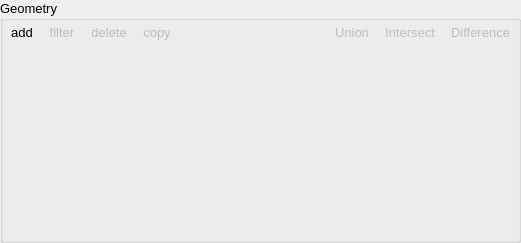
     <widget class="QGroupBox" name="groupBox_2">
      <property name="font">
       <font>
        <pointsize>10</pointsize>
       </font>
      </property>
      <property name="title">
       <string>Geometry</string>
      </property>
      <property name="flat">
       <bool>true</bool>
      </property>
      <layout class="QVBoxLayout" name="verticalLayout">
       <property name="spacing">
        <number>5</number>
       </property>
       <property name="margin">
        <number>0</number>
       </property>
       <item>
        <widget class="QFrame" name="frame_6">
         <property name="frameShape">
          <enum>QFrame::NoFrame</enum>
         </property>
         <property name="frameShadow">
          <enum>QFrame::Plain</enum>
         </property>
         <layout class="QHBoxLayout" name="horizontalLayout_4">
          <property name="spacing">
           <number>0</number>
          </property>
          <property name="margin">
           <number>0</number>
          </property>
          <item>
           <widget class="QToolButton" name="toolbutton_add_geometry">
            <property name="toolTip">
             <string>Add Geometry</string>
            </property>
            <property name="text">
             <string>add</string>
            </property>
            <property name="popupMode">
             <enum>QToolButton::InstantPopup</enum>
            </property>
            <property name="autoRaise">
             <bool>true</bool>
            </property>
           </widget>
          </item>
          <item>
           <widget class="QToolButton" name="toolbutton_add_filter">
            <property name="enabled">
             <bool>false</bool>
            </property>
            <property name="toolTip">
             <string>Add Filter</string>
            </property>
            <property name="text">
             <string>filter</string>
            </property>
            <property name="popupMode">
             <enum>QToolButton::InstantPopup</enum>
            </property>
            <property name="autoRaise">
             <bool>true</bool>
            </property>
           </widget>
          </item>
          <item>
           <widget class="QToolButton" name="toolbutton_remove_geometry">
            <property name="enabled">
             <bool>false</bool>
            </property>
            <property name="toolTip">
             <string>Remove</string>
            </property>
            <property name="text">
             <string>delete</string>
            </property>
            <property name="autoRaise">
             <bool>true</bool>
            </property>
           </widget>
          </item>
          <item>
           <widget class="QToolButton" name="toolbutton_copy_geometry">
            <property name="enabled">
             <bool>false</bool>
            </property>
            <property name="toolTip">
             <string>Duplicate</string>
            </property>
            <property name="text">
             <string>copy</string>
            </property>
            <property name="autoRaise">
             <bool>true</bool>
            </property>
           </widget>
          </item>
          <item>
           <spacer name="horizontalSpacer_2">
            <property name="orientation">
             <enum>Qt::Horizontal</enum>
            </property>
            <property name="sizeHint" stdset="0">
             <size>
              <width>148</width>
              <height>20</height>
             </size>
            </property>
           </spacer>
          </item>
          <item>
           <widget class="QToolButton" name="toolbutton_geometry_union">
            <property name="enabled">
             <bool>false</bool>
            </property>
            <property name="toolTip">
             <string>Union</string>
            </property>
            <property name="text">
             <string>Union</string>
            </property>
            <property name="autoRaise">
             <bool>true</bool>
            </property>
           </widget>
          </item>
          <item>
           <widget class="QToolButton" name="toolbutton_geometry_intersect">
            <property name="enabled">
             <bool>false</bool>
            </property>
            <property name="toolTip">
             <string>Intersection</string>
            </property>
            <property name="text">
             <string>Intersect</string>
            </property>
            <property name="autoRaise">
             <bool>true</bool>
            </property>
           </widget>
          </item>
          <item>
           <widget class="QToolButton" name="toolbutton_geometry_difference">
            <property name="enabled">
             <bool>false</bool>
            </property>
            <property name="toolTip">
             <string>Difference</string>
            </property>
            <property name="text">
             <string>Difference</string>
            </property>
            <property name="autoRaise">
             <bool>true</bool>
            </property>
           </widget>
          </item>
         </layout>
        </widget>
       </item>
       <item>
        <widget class="QTreeWidget" name="treeWidgetGeometry">
         <property name="sizePolicy">
          <sizepolicy hsizetype="Expanding" vsizetype="Expanding">
           <horstretch>0</horstretch>
           <verstretch>0</verstretch>
          </sizepolicy>
         </property>
         <property name="styleSheet">
          <string notr="true">QTreeView{
background-color: transparent;
}</string>
         </property>
         <property name="frameShape">
          <enum>QFrame::NoFrame</enum>
         </property>
         <property name="lineWidth">
          <number>0</number>
         </property>
         <property name="selectionMode">
          <enum>QAbstractItemView::ExtendedSelection</enum>
         </property>
         <property name="selectionBehavior">
          <enum>QAbstractItemView::SelectRows</enum>
         </property>
         <property name="indentation">
          <number>10</number>
         </property>
         <attribute name="headerVisible">
          <bool>false</bool>
         </attribute>
         <column>
          <property name="text">
           <string notr="true">1</string>
          </property>
         </column>
        </widget>
       </item>
      </layout>
     </widget>
